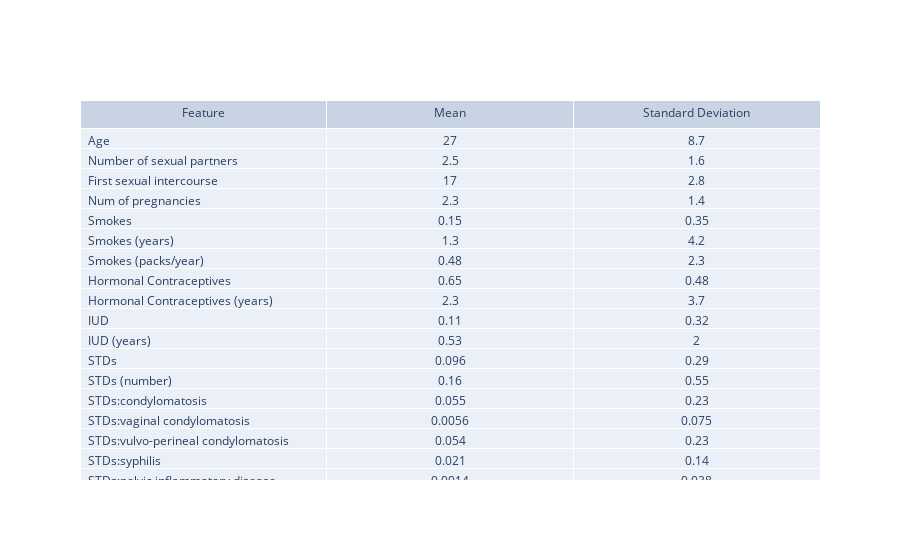

Notebook source saved alongside this figure:
### Code cell
# Plot
mean_df = risk_factor_df.mean()
std_df = risk_factor_df.std()

statistic_fig = go.Figure(data=[go.Table(
        header=dict(values=["Feature", "Mean", "Standard Deviation"]),
        cells=dict(values=[list(risk_factor_df.columns), mean_df.values, std_df.values],
                    align=['left', 'center'],
                    format=["",".2"])
    )
])

statistic_fig.show()

### Figure 1 — Plotly figure (JSON) as saved in the notebook; plotly's stock layout.template omitted (floating-point values rounded to 4 significant figures)
{"data": [{"cells": {"align": ["left", "center"], "format": ["", ".2"], "values": [["Age", "Number of sexual partners", "First sexual intercourse", "Num of pregnancies", "Smokes", "Smokes (years)", "Smokes (packs/year)", "Hormonal Contraceptives", "Hormonal Contraceptives (years)", "IUD", "IUD (years)", "STDs", "STDs (number)", "STDs:condylomatosis", "STDs:vaginal condylomatosis", "STDs:vulvo-perineal condylomatosis", "STDs:syphilis", "STDs:pelvic inflammatory disease", "STDs:genital herpes", "STDs:molluscum contagiosum", "STDs:HIV", "STDs:Hepatitis B", "STDs:HPV", "STDs: Number of diagnosis", "Dx:Cancer", "Dx:CIN", "Dx:HPV", "Dx", "Hinselmann", "Schiller", "Citology", "Biopsy"], [27.47, 2.527, 17.12, 2.326, 0.1469, 1.275, 0.4756, 0.6525, 2.282, 0.1144, 0.5275, 0.09605, 0.1638, 0.05508, 0.00565, 0.05367, 0.02119, 0.001412, 0.001412, 0.001412, 0.01977, 0.001412, 0.002825, 0.0904, 0.02401, 0.008475, 0.0226, 0.02684, 0.04661, 0.09605, 0.05508, 0.06921], [8.705, 1.632, 2.841, 1.434, 0.3542, 4.23, 2.348, 0.4765, 3.689, 0.3185, 1.973, 0.2949, 0.5463, 0.2283, 0.075, 0.2255, 0.1441, 0.03758, 0.03758, 0.03758, 0.1393, 0.03758, 0.05311, 0.306, 0.1532, 0.09173, 0.1487, 0.1617, 0.211, 0.2949, 0.2283, 0.254]]}, "header": {"values": ["Feature", "Mean", "Standard Deviation"]}, "type": "table"}], "layout": {}}
